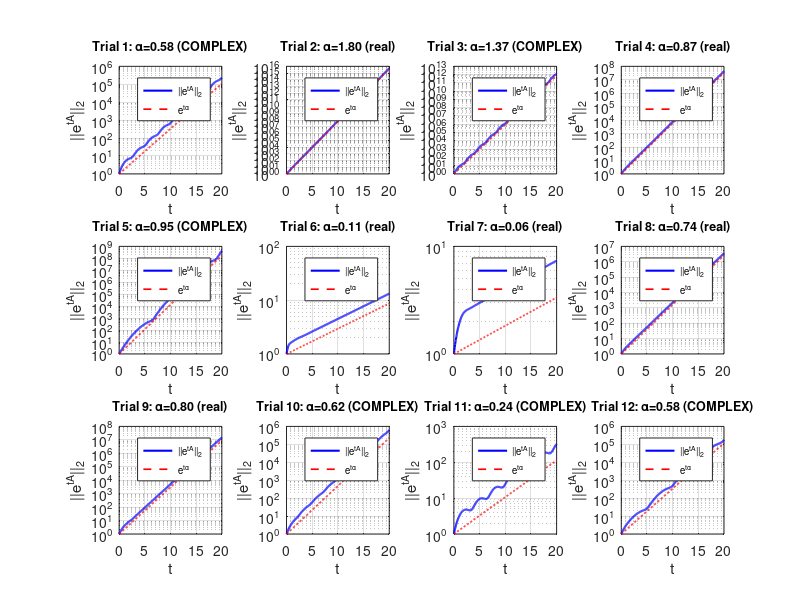

MATLAB code for this plot: (Note: this script raises an error after producing the figure.)
%% MATH 543 HW 8
% by Parham Khodadi

clear; clc; close all;

%% Problem 1

rng(42);
m    = 10;
nPts = 500;
t    = linspace(0, 20, nPts);

% Pre-generate all 12 matrices so both figures use the same ones
matrices = cell(1,12);
for trial = 1:12
    matrices{trial} = randn(m) - 2*eye(m);
end

% Semilogy plots: ||e^{tA}||_2 vs e^{t*alpha(A)}
f1 = figure('Position', [100 100 1400 900]);
for trial = 1:12
    A       = matrices{trial};
    eigvals = eig(A);
    alphaA  = max(real(eigvals));
    [~,idx] = max(real(eigvals));
    domEig  = eigvals(idx);

    normEtA = arrayfun(@(s) norm(expm(s*A),2), t);
    refLine = exp(t * alphaA);

    if abs(imag(domEig)) > 1e-10, tag = 'COMPLEX'; else, tag = 'real'; end

    subplot(3,4,trial);
    semilogy(t, normEtA, 'b-', 'LineWidth',1.5); hold on;
    semilogy(t, refLine, 'r--','LineWidth',1.2); hold off; grid on;
    title(sprintf('Trial %d: \\alpha=%.2f (%s)', trial, alphaA, tag),'FontSize',9);
    xlabel('t'); ylabel('||e^{tA}||_2');
    legend('||e^{tA}||_2','e^{t\alpha}','Location','best','FontSize',7);
end
sgtitle('24.3: ||e^{tA}||_2 vs e^{t\alpha(A)}','FontSize',14,'FontWeight','bold');
print(f1,'Figures/P1_main','-depsc2');

% Ratio plots: ||e^{tA}||_2 / e^{t*alpha(A)}
f2 = figure('Position', [100 100 1400 900]);
for trial = 1:12
    A       = matrices{trial};
    eigvals = eig(A);
    alphaA  = max(real(eigvals));
    [~,idx] = max(real(eigvals));
    domEig  = eigvals(idx);

    normEtA = arrayfun(@(s) norm(expm(s*A),2), t);
    ratio   = normEtA ./ exp(t*alphaA);

    subplot(3,4,trial);
    plot(t, ratio, 'b-', 'LineWidth',1.2); grid on;
    title(sprintf('dom eig = %.2f%+.2fi', real(domEig), imag(domEig)),'FontSize',8);
    xlabel('t'); ylabel('ratio');
end
sgtitle('Ratio ||e^{tA}||_2 / e^{t\alpha(A)}','FontSize',14,'FontWeight','bold');
print(f2,'Figures/P1_ratio','-depsc2');

%% Problem 2

fprintf('=== Problem 2: Householder Hessenberg ===\n\n');

% --- 5x5 ---
rng(100); A5 = randn(5);
[H5, Q5] = householder_hessenberg(A5);
fprintf('--- 5x5 ---\n');
fprintf('H =\n'); disp(H5);
fprintf('||Q*H*Q''-A|| = %.2e,  ||Q''Q-I|| = %.2e\n\n', ...
    norm(Q5*H5*Q5'-A5), norm(Q5'*Q5-eye(5)));

% --- 7x7 ---
rng(200); A7 = randn(7);
[H7, Q7] = householder_hessenberg(A7);
fprintf('--- 7x7 ---\n');
fprintf('H =\n'); disp(H7);
fprintf('||Q*H*Q''-A|| = %.2e,  ||Q''Q-I|| = %.2e\n\n', ...
    norm(Q7*H7*Q7'-A7), norm(Q7'*Q7-eye(7)));

% --- 9x9 validation vs hess() ---
rng(300); A9 = randn(9);
[H9, Q9]       = householder_hessenberg(A9);
[Q9lib, H9lib] = hess(A9);

fprintf('--- 9x9 Validation vs hess() ---\n');
fprintf('              Ours          hess()\n');
fprintf('||QHQ''-A||   %.2e    %.2e\n', norm(Q9*H9*Q9'-A9), norm(Q9lib*H9lib*Q9lib'-A9));
fprintf('||Q''Q-I||    %.2e    %.2e\n', norm(Q9'*Q9-eye(9)), norm(Q9lib'*Q9lib-eye(9)));
fprintf('max below    %.2e    %.2e\n', max(max(abs(tril(H9,-2)))), max(max(abs(tril(H9lib,-2)))));
fprintf('\neig(A): '); fprintf('%.6f ', sort(real(eig(A9)))); fprintf('\n');
fprintf('eig(H): '); fprintf('%.6f ', sort(real(eig(H9)))); fprintf('\n\n');

%% Problem 3

fprintf('=== Problem 3: Rayleigh Quotient Iteration (11x11) ===\n\n');

rng(543); m = 11;
Araw = randn(m); A = Araw + Araw';
[V_lib, D_lib] = eig(A);
eigvals_lib = diag(D_lib);

fprintf('Library eigenvalues:\n');
for j=1:m, fprintf('  lambda_%2d = %18.14f\n', j, eigvals_lib(j)); end

fprintf('\n--- RQI runs ---\n');
for s = 1:5
    rng(1000+s);
    v0 = randn(m,1); v0 = v0/norm(v0);
    [lam, v, hist] = rayleigh_quotient_iteration(A, v0);
    [err, idx] = min(abs(eigvals_lib - lam));
    fprintf('Start %d: lambda=%.15f  matches #%d  |err|=%.2e  res=%.2e\n', ...
        s, lam, idx, err, norm(A*v - lam*v));
end

% Verification
fprintf('\n--- Detailed eigenpair verification ---\n');
rng(2024);
v0 = randn(m,1); v0 = v0/norm(v0);
[lam, v, hist] = rayleigh_quotient_iteration(A, v0);
[~, idx] = min(abs(eigvals_lib - lam));
v_lib = V_lib(:,idx);
if dot(v,v_lib)<0, v_lib = -v_lib; end

fprintf('  RQI lambda  = %20.15f\n', lam);
fprintf('  Lib lambda  = %20.15f\n', eigvals_lib(idx));
fprintf('  |difference|= %.2e\n', abs(lam - eigvals_lib(idx)));
fprintf('  ||v_rqi - v_lib|| = %.2e\n', norm(v - v_lib));
fprintf('  ||Av - lam*v||    = %.2e\n\n', norm(A*v - lam*v));

fprintf('  Cubic convergence:\n');
true_lam = eigvals_lib(idx);
for k = 2:length(hist)
    ep = abs(hist(k-1)-true_lam); ec = abs(hist(k)-true_lam);
    if ep > 1e-15
        fprintf('    k=%d: err=%.4e  ratio=%.2f\n', k-1, ec, log10(ec)/log10(ep));
    end
end

%% Functions

function [H, Q] = householder_hessenberg(A)
    m = size(A,1);
    H = A;  Q = eye(m);
    for k = 1:m-2
        x  = H(k+1:m, k);
        s  = sign(x(1)); if s==0, s=1; end
        e1 = zeros(length(x),1); e1(1)=1;
        v  = s*norm(x)*e1 + x;
        v  = v/norm(v);
        H(k+1:m, k:m) = H(k+1:m, k:m) - 2*v*(v'*H(k+1:m, k:m));
        H(1:m, k+1:m) = H(1:m, k+1:m) - 2*(H(1:m, k+1:m)*v)*v';
        Q(:, k+1:m)   = Q(:, k+1:m)   - 2*(Q(:, k+1:m)*v)*v';
    end
    H = triu(H,-1);
end

function [lambda, v, hist] = rayleigh_quotient_iteration(A, v0, maxiter, tol)
    if nargin<3, maxiter=100; end
    if nargin<4, tol=1e-14; end
    m = size(A,1);
    v = v0/norm(v0);
    lambda = v'*A*v;
    hist = lambda;
    for k = 1:maxiter
        w = (A - lambda*eye(m)) \ v;
        v = w/norm(w);
        lambda = v'*A*v;
        hist(end+1) = lambda;
        if norm(A*v - lambda*v) < tol, break; end
    end
end
